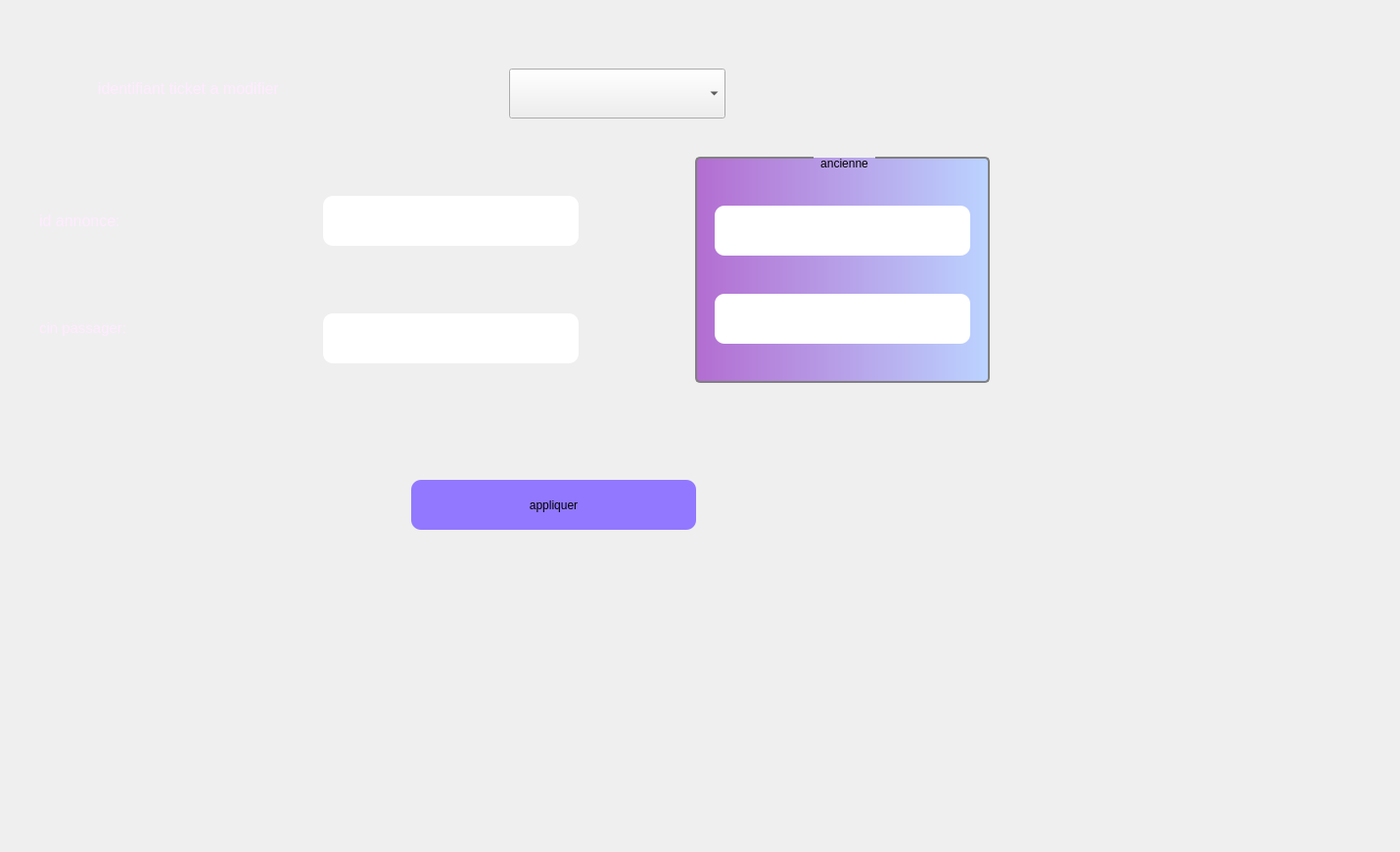
      <widget class="QWidget" name="tab_12">
       <attribute name="title">
        <string>modifier</string>
       </attribute>
       <widget class="QLabel" name="label_56">
        <property name="geometry">
         <rect>
          <x>100</x>
          <y>60</y>
          <width>261</width>
          <height>61</height>
         </rect>
        </property>
        <property name="palette">
         <palette>
          <active>
           <colorrole role="WindowText">
            <brush brushstyle="SolidPattern">
             <color alpha="255">
              <red>255</red>
              <green>235</green>
              <blue>255</blue>
             </color>
            </brush>
           </colorrole>
          </active>
          <inactive>
           <colorrole role="WindowText">
            <brush brushstyle="SolidPattern">
             <color alpha="255">
              <red>255</red>
              <green>235</green>
              <blue>255</blue>
             </color>
            </brush>
           </colorrole>
          </inactive>
          <disabled>
           <colorrole role="WindowText">
            <brush brushstyle="SolidPattern">
             <color alpha="255">
              <red>120</red>
              <green>120</green>
              <blue>120</blue>
             </color>
            </brush>
           </colorrole>
          </disabled>
         </palette>
        </property>
        <property name="text">
         <string>&lt;html&gt;&lt;head/&gt;&lt;body&gt;&lt;p&gt;&lt;span style=&quot; font-size:12pt;&quot;&gt;identifiant ticket a modifier&lt;/span&gt;&lt;/p&gt;&lt;/body&gt;&lt;/html&gt;</string>
        </property>
       </widget>
       <widget class="QLabel" name="label_57">
        <property name="geometry">
         <rect>
          <x>40</x>
          <y>200</y>
          <width>211</width>
          <height>51</height>
         </rect>
        </property>
        <property name="palette">
         <palette>
          <active>
           <colorrole role="WindowText">
            <brush brushstyle="SolidPattern">
             <color alpha="255">
              <red>255</red>
              <green>235</green>
              <blue>255</blue>
             </color>
            </brush>
           </colorrole>
          </active>
          <inactive>
           <colorrole role="WindowText">
            <brush brushstyle="SolidPattern">
             <color alpha="255">
              <red>255</red>
              <green>235</green>
              <blue>255</blue>
             </color>
            </brush>
           </colorrole>
          </inactive>
          <disabled>
           <colorrole role="WindowText">
            <brush brushstyle="SolidPattern">
             <color alpha="255">
              <red>120</red>
              <green>120</green>
              <blue>120</blue>
             </color>
            </brush>
           </colorrole>
          </disabled>
         </palette>
        </property>
        <property name="text">
         <string>&lt;html&gt;&lt;head/&gt;&lt;body&gt;&lt;p&gt;&lt;span style=&quot; font-size:12pt;&quot;&gt;id annonce:&lt;/span&gt;&lt;/p&gt;&lt;/body&gt;&lt;/html&gt;</string>
        </property>
       </widget>
       <widget class="QLineEdit" name="idanmod">
        <property name="geometry">
         <rect>
          <x>330</x>
          <y>200</y>
          <width>261</width>
          <height>51</height>
         </rect>
        </property>
        <property name="styleSheet">
         <string notr="true">border-radius: 10px;</string>
        </property>
       </widget>
       <widget class="QPushButton" name="appliquer_2ticket">
        <property name="geometry">
         <rect>
          <x>420</x>
          <y>490</y>
          <width>291</width>
          <height>51</height>
         </rect>
        </property>
        <property name="cursor">
         <cursorShape>PointingHandCursor</cursorShape>
        </property>
        <property name="styleSheet">
         <string notr="true">background-color: rgb(0, 0, 255);
background-color: rgb(145, 120, 255);
border-radius: 10px;</string>
        </property>
        <property name="text">
         <string>appliquer</string>
        </property>
       </widget>
       <widget class="QLabel" name="label_43">
        <property name="geometry">
         <rect>
          <x>0</x>
          <y>0</y>
          <width>1421</width>
          <height>861</height>
         </rect>
        </property>
        <property name="text">
         <string/>
        </property>
        <property name="pixmap">
         <pixmap>../images/bg.v1.jpg</pixmap>
        </property>
       </widget>
       <widget class="QComboBox" name="comboBoxtic">
        <property name="geometry">
         <rect>
          <x>520</x>
          <y>70</y>
          <width>221</width>
          <height>51</height>
         </rect>
        </property>
       </widget>
       <widget class="QLineEdit" name="cinpmod">
        <property name="geometry">
         <rect>
          <x>330</x>
          <y>320</y>
          <width>261</width>
          <height>51</height>
         </rect>
        </property>
        <property name="styleSheet">
         <string notr="true">border-radius: 10px;</string>
        </property>
       </widget>
       <widget class="QLabel" name="label_61">
        <property name="geometry">
         <rect>
          <x>40</x>
          <y>310</y>
          <width>211</width>
          <height>51</height>
         </rect>
        </property>
        <property name="palette">
         <palette>
          <active>
           <colorrole role="WindowText">
            <brush brushstyle="SolidPattern">
             <color alpha="255">
              <red>255</red>
              <green>235</green>
              <blue>255</blue>
             </color>
            </brush>
           </colorrole>
          </active>
          <inactive>
           <colorrole role="WindowText">
            <brush brushstyle="SolidPattern">
             <color alpha="255">
              <red>255</red>
              <green>235</green>
              <blue>255</blue>
             </color>
            </brush>
           </colorrole>
          </inactive>
          <disabled>
           <colorrole role="WindowText">
            <brush brushstyle="SolidPattern">
             <color alpha="255">
              <red>120</red>
              <green>120</green>
              <blue>120</blue>
             </color>
            </brush>
           </colorrole>
          </disabled>
         </palette>
        </property>
        <property name="text">
         <string>&lt;html&gt;&lt;head/&gt;&lt;body&gt;&lt;p&gt;&lt;span style=&quot; font-size:11pt;&quot;&gt;cin passager:&lt;/span&gt;&lt;/p&gt;&lt;/body&gt;&lt;/html&gt;</string>
        </property>
       </widget>
       <widget class="QGroupBox" name="groupBox_2an">
        <property name="geometry">
         <rect>
          <x>710</x>
          <y>160</y>
          <width>301</width>
          <height>231</height>
         </rect>
        </property>
        <property name="styleSheet">
         <string notr="true">QGroupBox {
	background-color: qlineargradient(spread:pad, x1:0, y1:0, x2:1, y2:0, stop:0 rgba(179, 109, 209, 255), stop:1 rgba(187, 211, 255, 255));
 
    border: 2px solid gray;
    border-radius: 5px;
    margin-top: 1ex; /* leave space at the top for the title */
}

QGroupBox::title {
    subcontrol-origin: margin;
    subcontrol-position: top center; /* position at the top center */
    padding: 0 5px;
    background-color: qlineargradient(x1: 0, y1: 0, x2: 0, y2: 1,
                                      stop: 0 #FF0ECE, stop: 1 #FFFFFF);
}</string>
        </property>
        <property name="title">
         <string>ancienne</string>
        </property>
        <widget class="QLineEdit" name="idanmod_2">
         <property name="enabled">
          <bool>false</bool>
         </property>
         <property name="geometry">
          <rect>
           <x>20</x>
           <y>50</y>
           <width>261</width>
           <height>51</height>
          </rect>
         </property>
         <property name="styleSheet">
          <string notr="true">border-radius: 10px;</string>
         </property>
        </widget>
        <widget class="QLineEdit" name="cinpmod_2">
         <property name="enabled">
          <bool>false</bool>
         </property>
         <property name="geometry">
          <rect>
           <x>20</x>
           <y>140</y>
           <width>261</width>
           <height>51</height>
          </rect>
         </property>
         <property name="styleSheet">
          <string notr="true">border-radius: 10px;</string>
         </property>
        </widget>
       </widget>
       <zorder>label_43</zorder>
       <zorder>label_56</zorder>
       <zorder>label_57</zorder>
       <zorder>idanmod</zorder>
       <zorder>appliquer_2ticket</zorder>
       <zorder>comboBoxtic</zorder>
       <zorder>cinpmod</zorder>
       <zorder>label_61</zorder>
       <zorder>groupBox_2an</zorder>
      </widget>
